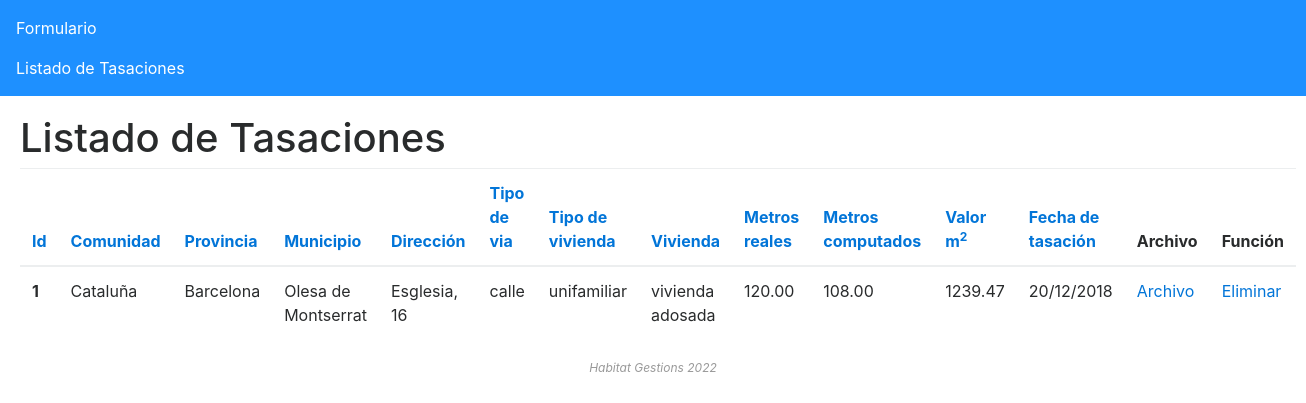
Page /content.php on the committed database.
### tables this page shows
CREATE TABLE `comunidades` (
  `id` int(10) UNSIGNED NOT NULL,
  `slug` varchar(50) NOT NULL,
  `comunidad` varchar(255) NOT NULL,
  `capital_id` int(11) NOT NULL
);

CREATE TABLE `tasaciones` (
  `id` int(5) NOT NULL,
  `comunidad_id` int(5) NOT NULL,
  `provincia_id` int(5) NOT NULL,
  `municipio_id` int(5) NOT NULL,
  `direccion` text NOT NULL,
  `id_tipo_de_via` int(2) NOT NULL,
  `id_tipo_de_vivienda` int(1) NOT NULL,
  `id_vivienda` int(2) NOT NULL,
  `metros_reales` float(7,2) NOT NULL,
  `metros_computados` float(7,2) NOT NULL,
  `valor_metros_cuadrados` float(7,2) NOT NULL,
  `fecha_tasacion` date NOT NULL
);

CREATE TABLE `provincias` (
  `id` int(10) UNSIGNED NOT NULL,
  `slug` varchar(50) NOT NULL,
  `provincia` varchar(255) NOT NULL,
  `comunidad_id` int(10) UNSIGNED NOT NULL,
  `capital_id` int(11) NOT NULL DEFAULT -1
);

CREATE TABLE `municipios` (
  `provincia_id` int(10) UNSIGNED NOT NULL,
  `municipio` varchar(255) NOT NULL,
  `id` int(10) UNSIGNED NOT NULL,
  `slug` varchar(255) NOT NULL,
  `latitud` double DEFAULT NULL,
  `longitud` double DEFAULT NULL
);

CREATE TABLE `tipos_de_via` (
  `id` int(3) NOT NULL,
  `tipo` varchar(20) NOT NULL
);

CREATE TABLE `tipos_de_vivienda` (
  `id` int(3) NOT NULL,
  `tipo` varchar(20) NOT NULL
);

CREATE TABLE `viviendas` (
  `id` int(3) NOT NULL,
  `id_tipo_de_vivienda` int(1) NOT NULL,
  `vivienda` varchar(30) NOT NULL
);

### functions/functions.php (called while the page is built, shortened)
<?php
function consulta_sql($query){
    $con = connect_db();
    $datos = mysqli_query($con, $query);
    return $datos;
}
?>

### list.php (the view, shortened to what this page needs)
<?php
include 'functions/functions.php';
if(!isset($_SESSION['order'])){
    $order = 'ASC';
}else{
    $order = $_SESSION['order'];
    if($order=="ASC"){$order="DESC";}
    else{$order="ASC";}
}
if(isset($_REQUEST['orderby'])){
    switch ($_REQUEST['orderby']) {
        case "id":
            $orderby = "d.id";
            break;
        case "comunidad":
            $orderby = "a.comunidad";
            break;
        case "provincia":
            $orderby = "b.provincia";
            break;
        case "municipio":
            $orderby = "c.municipio";
            break;
        case "direccion":
            $orderby = "d.direccion";
            break;
        case "tipo_via":
            $orderby = "e.tipo";
            break;
        case "tipo_vivienda":
            $orderby = "f.tipo";
            break;
        case "vivienda":
            $orderby = "g.vivienda";
            break;
        case "metros_reales":
            $orderby = "d.metros_reales";
            break;
        case "metros_computados":
            $orderby = "d.metros_computados";
            break;
        case "metros_cuadrados":
            $orderby = "d.valor_metros_cuadrados";
            break;
        case "fecha_tasacion":
            $orderby = "d.fecha_tasacion";
            break;
    }
}else{
    $orderby = "d.id";
}
$query = "SELECT d.id, a.comunidad, b.provincia, c.municipio, d.direccion, e.tipo, f.tipo, g.vivienda, d.metros_reales, d.metros_computados, d.valor_metros_cuadrados, DATE_FORMAT(d.fecha_tasacion, '%d/%m/%Y') "
        . "FROM comunidades as a, provincias as b, municipios as c, tasaciones as d, tipos_de_via as e, tipos_de_vivienda as f, viviendas as g "
        . "WHERE d.comunidad_id=a.id AND d.provincia_id=b.id AND d.municipio_id=c.id AND d.id_tipo_de_via=e.id AND d.id_tipo_de_vivienda=f.id AND d.id_vivienda=g.id "
        . "ORDER BY ".$orderby." ".$order;
$result = consulta_sql($query);
?>
<div id="title"><h1>Listado de Tasaciones</h1></div>
<div id="content2">
    <table class="table table-hover">
        <thead>
            <tr>
                <th scope="col"><a href="content.php?orderby=id">Id</a></th>
                <th scope="col"><a href="content.php?orderby=comunidad">Comunidad</a></th>
                <th scope="col"><a href="content.php?orderby=provincia">Provincia</a></th>
                <th scope="col"><a href="content.php?orderby=municipio">Municipio</a></th>
                <th scope="col"><a href="content.php?orderby=direccion">Direcci&oacute;n</a></th>
                <th scope="col"><a href="content.php?orderby=tipo_via">Tipo de via</a></th>
                <th scope="col"><a href="content.php?orderby=tipo_vivienda">Tipo de vivienda</a></th>
                <th scope="col"><a href="content.php?orderby=vivienda">Vivienda</a></th>
                <th scope="col"><a href="content.php?orderby=metros_reales">Metros reales</a></th>
                <th scope="col"><a href="content.php?orderby=metros_computados">Metros computados</a></th>
                <th scope="col"><a href="content.php?orderby=metros_cuadrados">Valor m<sup>2</sup></a></th>
                <th scope="col"><a href="content.php?orderby=fecha_tasacion">Fecha de tasación</a></th>
                <th scope="col">Archivo</th>
                <th scope="col">Funci&oacute;n</th>
            </tr>
        </thead>
        <tbody>
<?php
    while($datos = mysqli_fetch_array($result)){
        echo "<tr>";
        echo "<th scope='row'>".$datos[0]."</th>";
        echo "<td>".$datos[1]."</td>";
        echo "<td>".$datos[2]."</td>";
        echo "<td>".$datos[3]."</td>";
        echo "<td>".utf8_decode($datos[4])."</td>";
        echo "<td>".$datos[5]."</td>";
        echo "<td>".$datos[6]."</td>";
        echo "<td>".$datos[7]."</td>";
        echo "<td>".$datos[8]."</td>";
        echo "<td>".$datos[9]."</td>";
        echo "<td>".$datos[10]."</td>";
        echo "<td>".$datos[11]."</td>";
        echo "<td><a href='docs/".$datos[0]."/".$datos[0].".pdf' target='_BLANK'>Archivo</a></td>";
        echo "<td><a href='page.php?page=delete.php&id=".$datos[0]."'>Eliminar</a></td>";
        echo "</tr>";
    }
?>
        </tbody>
    </table>
</div>

### content.php (shortened to what this page needs)
<!DOCTYPE html>
<html>
    <head>
        <link rel="stylesheet" href="css/bootstrap.min.css">
    </head>
    <body>
        <nav class="navbar sidebar">
            <ul class="navbar-nav mr-auto mt-2 mt-lg-0">
                <li class="nav-item active"><a class="nav-link" href="page.php?page=form.php">Formulario</a></li>
                <li class="nav-item active"><a class="nav-link" href="page.php?page=list.php">Listado de Tasaciones</a></li>
            </ul>
        </nav>
        <div id="content">
            <?php
                include $_SESSION["page"];
            ?>
        </div>
        <footer>
            <p>Habitat Gestions <?php echo date("Y") ?></p>
        </footer>
    </body>
</html>

### content.php (style rules this page uses)
.sidebar { background-color: dodgerblue; }
#content { background-color: #gggggg; margin: 20px; }
::placeholder { font-style: italic; color: #cacaca; }
li a { color: white; }
footer p { font-size: 12px; color: #999999; text-align: center; font-style: italic; }

### rows in the picture
comunidades: tasaciones.id "1", comunidad "Cataluña", provincias.provincia "Barcelona", municipios.municipio "Olesa de Montserrat", tasaciones.direccion "Esglesia, 16", tipos_de_via.tipo "calle", tipos_de_vivienda.tipo "unifamiliar", viviendas.vivienda "vivienda adosada", tasaciones.metros_reales "120.00", tasaciones.metros_computados "108.00", tasaciones.valor_metros_cuadrados "1239.47", datos "20/12/2018"
